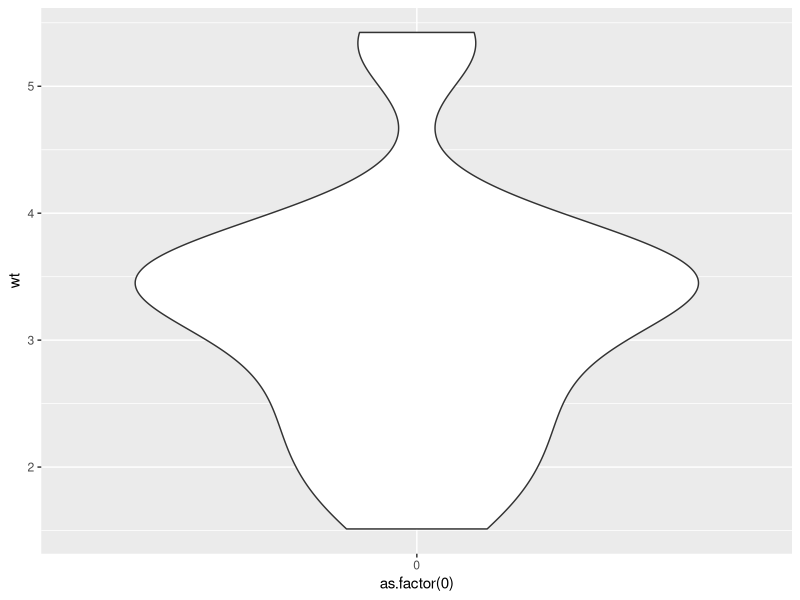
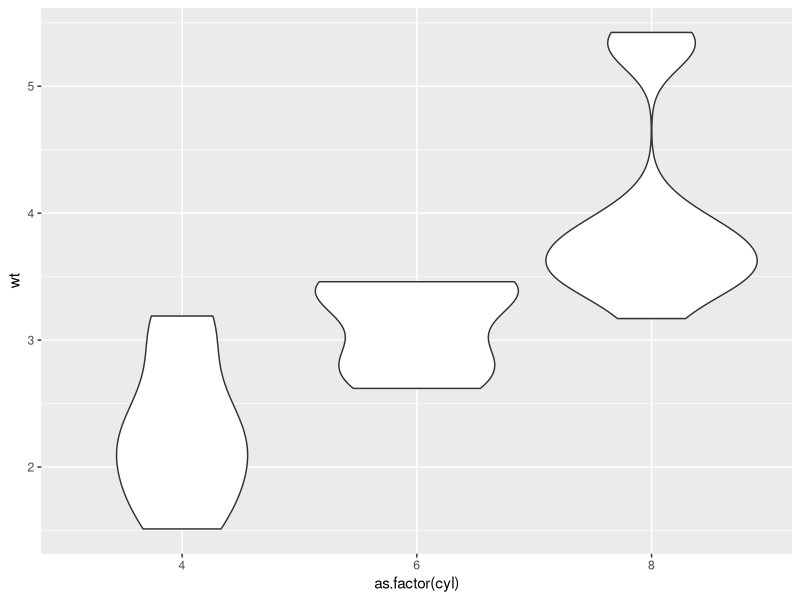
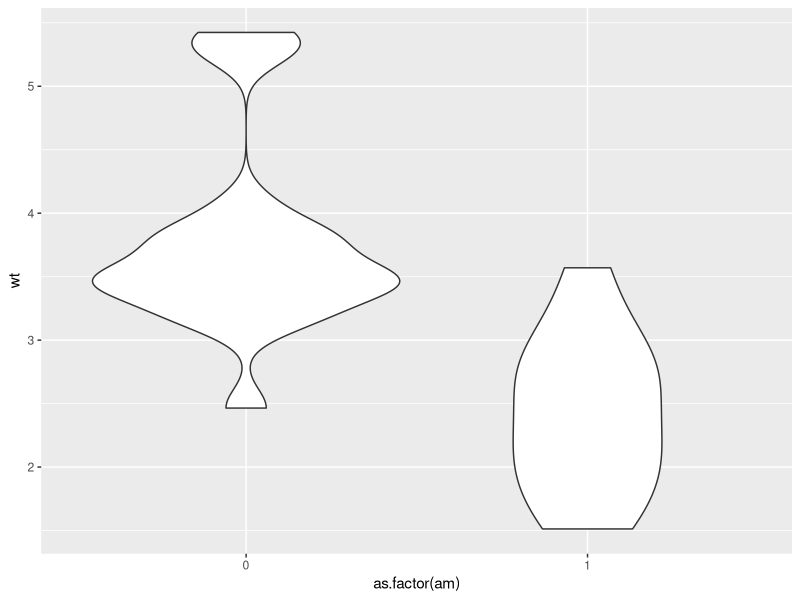
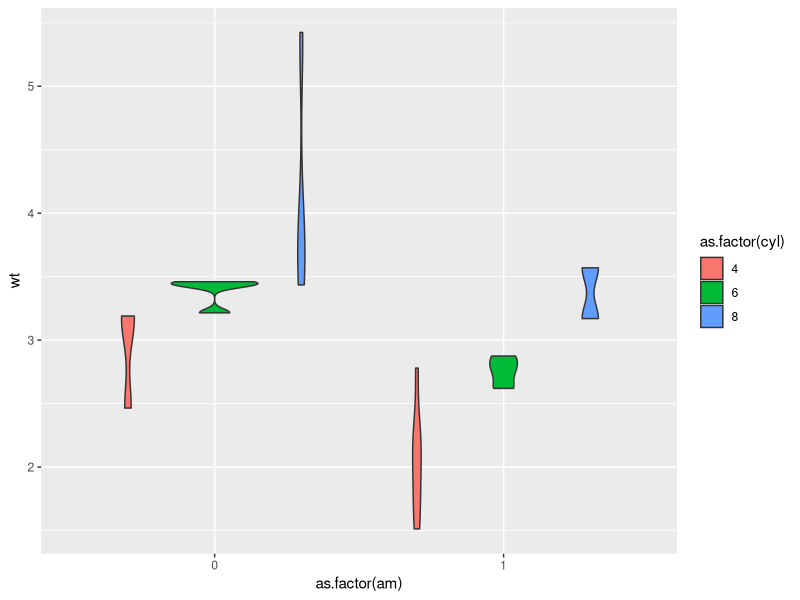
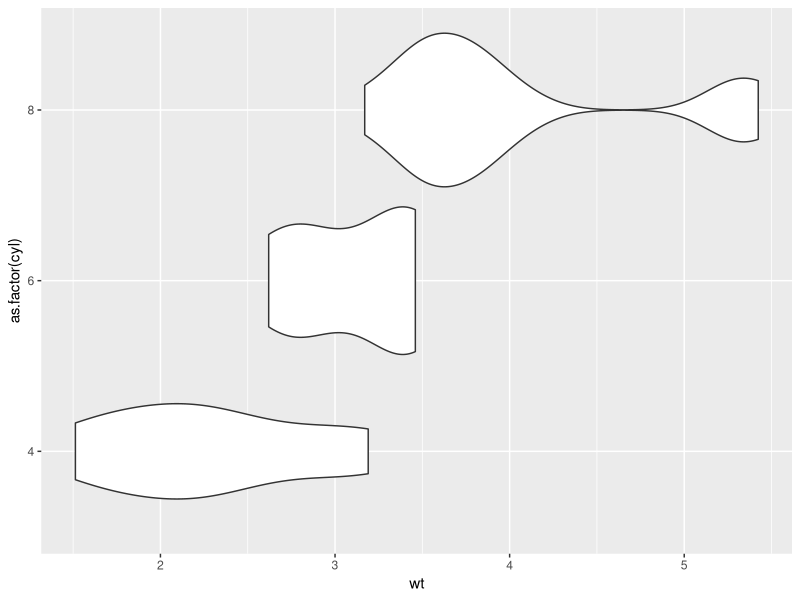
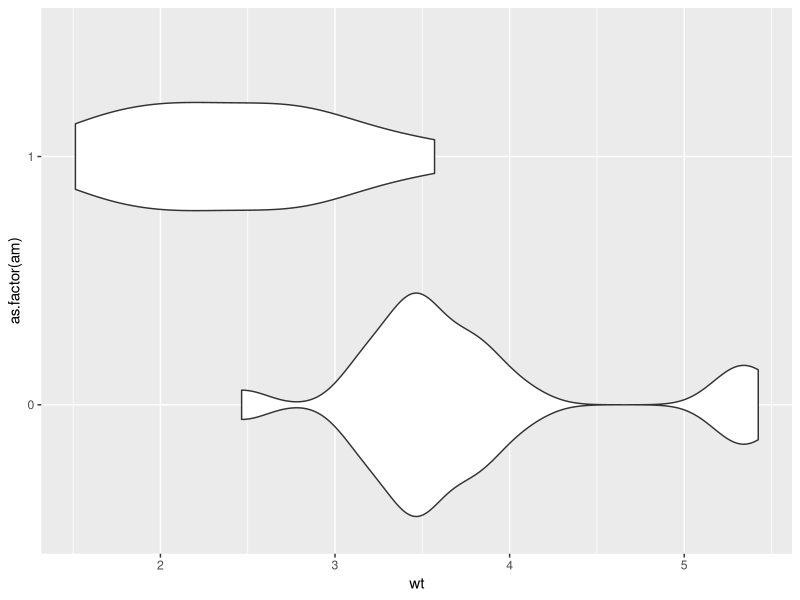
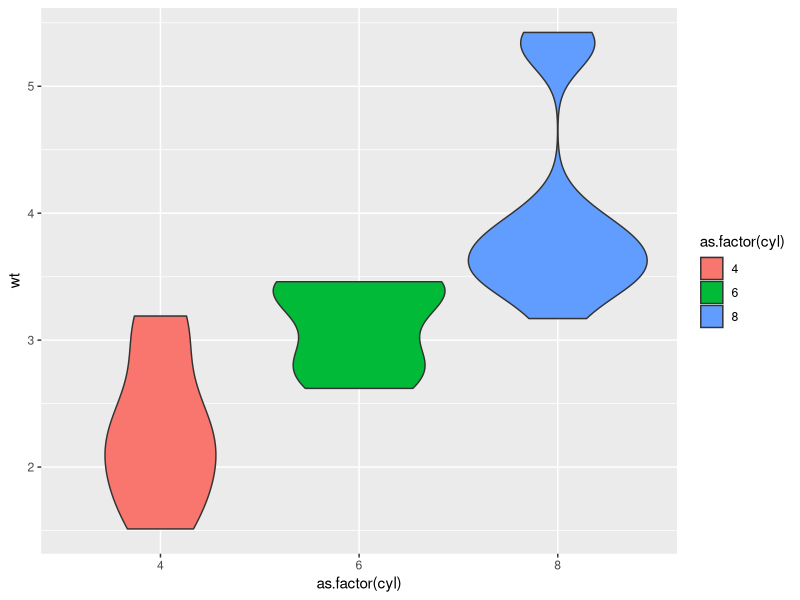
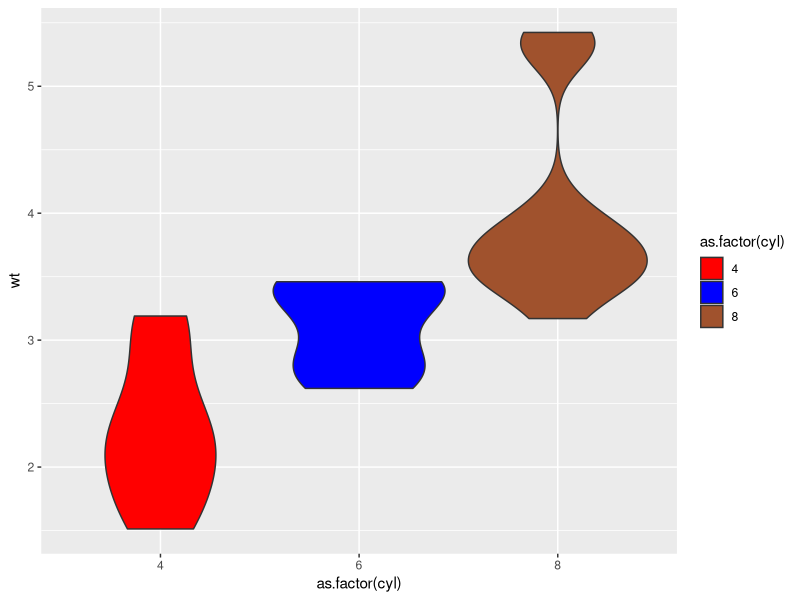

Recreate these plots in R, in order.
library(ggplot2)
mtc = mtcars
attach(mtc)

f0 = ggplot(data = mtc, aes(x = as.factor(0), y = wt))
f0 + geom_violin()

#Compartive
f1 = ggplot(data = mtc, aes(x = as.factor(cyl), y = wt))
f1 + geom_violin()
f2 = ggplot(data = mtc, aes(x = as.factor(am), y = wt))
f2 + geom_violin()

#More comparitive
f2 + geom_violin(aes(fill = as.factor(cyl)))
View(mtc)
sum(cyl == 8)
nrow(filter(mtc, cyl == 8 & am == 1))

#Coordinate flip
f1 + geom_violin() + coord_flip()
f2 + geom_violin() + coord_flip()

#Colouring
f1 + geom_violin(aes(fill = as.factor(cyl)))
f1 + geom_violin(aes(fill = as.factor(cyl))) + scale_fill_manual(values = c("Red", "Blue", "Sienna"))
f1 + geom_violin(aes(fill = as.factor(cyl))) + scale_fill_brewer(palette = "Set1")
f1 + geom_violin(aes(fill = as.factor(cyl))) + scale_fill_brewer(palette = "Set1", direction = -1)

f1 + geom_violin(aes(fill = cyl))
f2 + geom_violin(aes(fill = am))

#Trim
f3 = ggplot(data = mtc, aes(x = as.factor(cyl), y = wt))
f3 + geom_violin(trim = FALSE)

#Marking quartiles
f2 + geom_violin(draw_quantiles = c(0.25, 0.5, 0.75), trim = FALSE)
f2 + geom_violin(draw_quantiles = c(seq(from = 0.25, to = 0.75, by = 0.25)), trim = FALSE)

#Statistical summary
#Marking mean
?stat_summary
f1 + geom_violin(trim = FALSE) + stat_summary(fun.y = mean, geom = "point", na.rm = TRUE, shape = "diamond", size  = 3)
f2 + geom_violin(trim = FALSE) + stat_summary(fun.y = max, geom = "point", na.rm = TRUE)

#Boxplot & violin plot together
f3 = ggplot(data = mtc, aes(x = as.factor(am), y = wt))
f3 + geom_violin(trim = FALSE)  + geom_boxplot(width = 0.1, aes(fill = as.factor(am)), outlier.size = 0.2)

                                   
